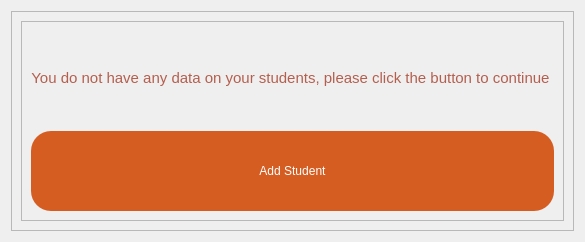
      <widget class="QWidget" name="page">
       <layout class="QVBoxLayout" name="verticalLayout_24">
        <item>
         <widget class="QFrame" name="frame_60">
          <property name="frameShape">
           <enum>QFrame::StyledPanel</enum>
          </property>
          <property name="frameShadow">
           <enum>QFrame::Raised</enum>
          </property>
          <layout class="QVBoxLayout" name="verticalLayout_41">
           <item alignment="Qt::AlignTop">
            <widget class="QFrame" name="frame_61">
             <property name="minimumSize">
              <size>
               <width>0</width>
               <height>200</height>
              </size>
             </property>
             <property name="maximumSize">
              <size>
               <width>16777215</width>
               <height>200</height>
              </size>
             </property>
             <property name="frameShape">
              <enum>QFrame::StyledPanel</enum>
             </property>
             <property name="frameShadow">
              <enum>QFrame::Raised</enum>
             </property>
             <layout class="QVBoxLayout" name="verticalLayout_42">
              <item>
               <widget class="QLabel" name="label_13">
                <property name="text">
                 <string>&lt;html&gt;&lt;head/&gt;&lt;body&gt;&lt;p align=&quot;center&quot;&gt;&lt;span style=&quot; font-size:11pt; color:#b45f4e;&quot;&gt;You do not have any data on your students, please click the button to continue &lt;/span&gt;&lt;/p&gt;&lt;/body&gt;&lt;/html&gt;</string>
                </property>
               </widget>
              </item>
              <item>
               <widget class="QPushButton" name="pushButton">
                <property name="minimumSize">
                 <size>
                  <width>0</width>
                  <height>80</height>
                 </size>
                </property>
                <property name="cursor">
                 <cursorShape>PointingHandCursor</cursorShape>
                </property>
                <property name="styleSheet">
                 <string notr="true">color: rgb(255, 255, 255);
background-color: rgb(213, 93, 33);
border-radius: 20px;</string>
                </property>
                <property name="text">
                 <string>Add Student</string>
                </property>
               </widget>
              </item>
             </layout>
            </widget>
           </item>
          </layout>
         </widget>
        </item>
       </layout>
      </widget>
